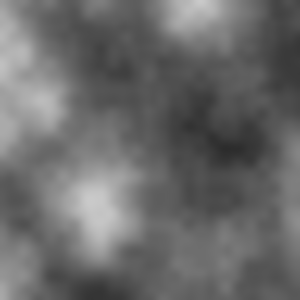
Frame 1 (no input)
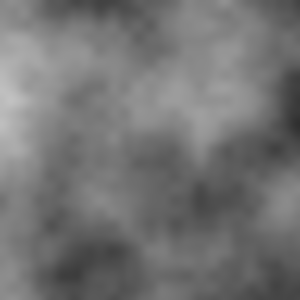
Frame 60 (the mouse pressed at the canvas centre just before this capture)
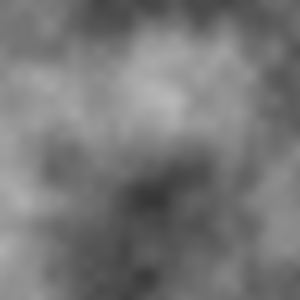
Frame 120 (the mouse held since frame 60 and released just before this capture)

The Processing sketch that drew these frames (run headless with seeded random() and noise(); from frame 60 on, the mouse is pressed at the canvas centre):

// Processing sketch: PerlinNoise
// ── PerlinNoise.pde
float test = 0.0;

void setup() {
    size(300,300);  
}

void draw() {
  test += 0.01;
  loadPixels();
  float xoff = 0.0;
  for(int x = 0; x < width; x++) {
    float yoff = 0.0;
   for(int y = 0; y<height; y++) {
    float bright = map(noise(xoff,yoff, test),0,1,0,255); 
    pixels[x+y*width] = color(bright);
    yoff += 0.01;
   }
   
   xoff += 0.01;
  }
  updatePixels();
}
